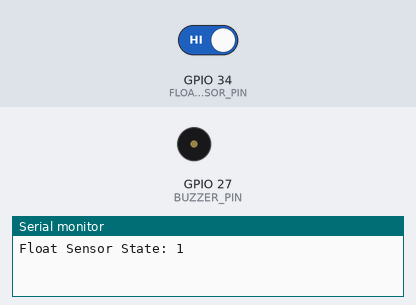
Bench run of a sketch on a simulated ESP32. On the bench: buzzer (waves = sounding, pin HIGH), the last lines printed to the serial monitor. Inputs (shaded band) come from the test bench; at power-on: GPIO 34 (FLOAT_SENSOR_PIN) HIGH. WiFi joins after 1.5 s; servers stay silent unless stated.

Above: at 3.0 s.
3.1 s: GPIO 34 (FLOAT_SENSOR_PIN) driven LOW
At 4.1 s:
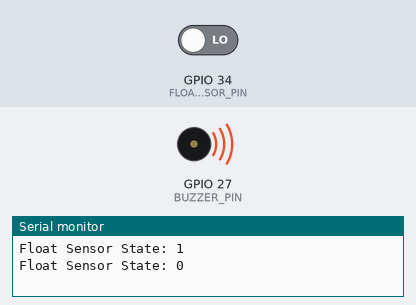
5.3 s: GPIO 34 (FLOAT_SENSOR_PIN) driven HIGH
At 6.8 s:
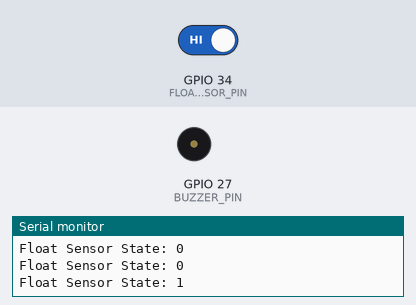
Timing chart, 0 to 8.3 s (numbered marks = the images above; inputs shaded):
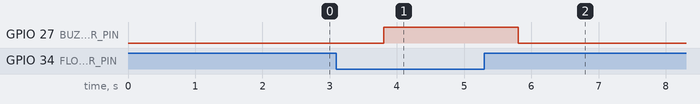

The sketch:

ESP32_Float_Sensor.ino
```cpp
// Author: Prateek
// www.justdoelectronics.com
// https://www.youtube.com/c/JustDoElectronics

#define BLYNK_TEMPLATE_ID "TMPLjOi0Rz-W"
#define BLYNK_DEVICE_NAME "esp32"
#define BLYNK_AUTH_TOKEN "UF3ok0_l0VkhTDS-WD1gWZ65DdhnHpwx"

#define BLYNK_PRINT Serial

#include <WiFi.h>
#include <WiFiClient.h>
#include <BlynkSimpleEsp32.h>

// WiFi credentials
char auth[] = BLYNK_AUTH_TOKEN;
char ssid[] = "prateeksingh";
char pass[] = "singh@@12345";

BlynkTimer timer;

// Pin Definitions
#define FLOAT_SENSOR_PIN 34
#define BUZZER_PIN 27

// Virtual pins for Blynk
#define VPIN_FLOAT V1

void checkFloatSensor() {
  int float_state = digitalRead(FLOAT_SENSOR_PIN);  // HIGH or LOW
  Serial.print("Float Sensor State: ");
  Serial.println(float_state);

  if (float_state == LOW) {             // Trigger condition: e.g., water low
    digitalWrite(BUZZER_PIN, HIGH);     // Turn buzzer ON
    Blynk.virtualWrite(VPIN_FLOAT, 1);  // Notify Blynk app
    Blynk.logEvent("float_alert", "⛔ Water Level Alert!");
  } else {
    digitalWrite(BUZZER_PIN, LOW);      // Turn buzzer OFF
    Blynk.virtualWrite(VPIN_FLOAT, 0);  // Safe
  }
}

void setup() {
  Serial.begin(115200);

  pinMode(FLOAT_SENSOR_PIN, INPUT);
  pinMode(BUZZER_PIN, OUTPUT);
  digitalWrite(BUZZER_PIN, LOW);

  // Connect to Blynk
  Blynk.begin(auth, ssid, pass);

  // Run check every 1 second
  timer.setInterval(1000L, checkFloatSensor);
}

void loop() {
  Blynk.run();
  timer.run();
}
```

Measured:
- after the input at 3.1 s, GPIO 27 (BUZZER_PIN): LOW → HIGH after 0.70 s
- after the input at 5.3 s, GPIO 27 (BUZZER_PIN): HIGH → LOW after 0.50 s
